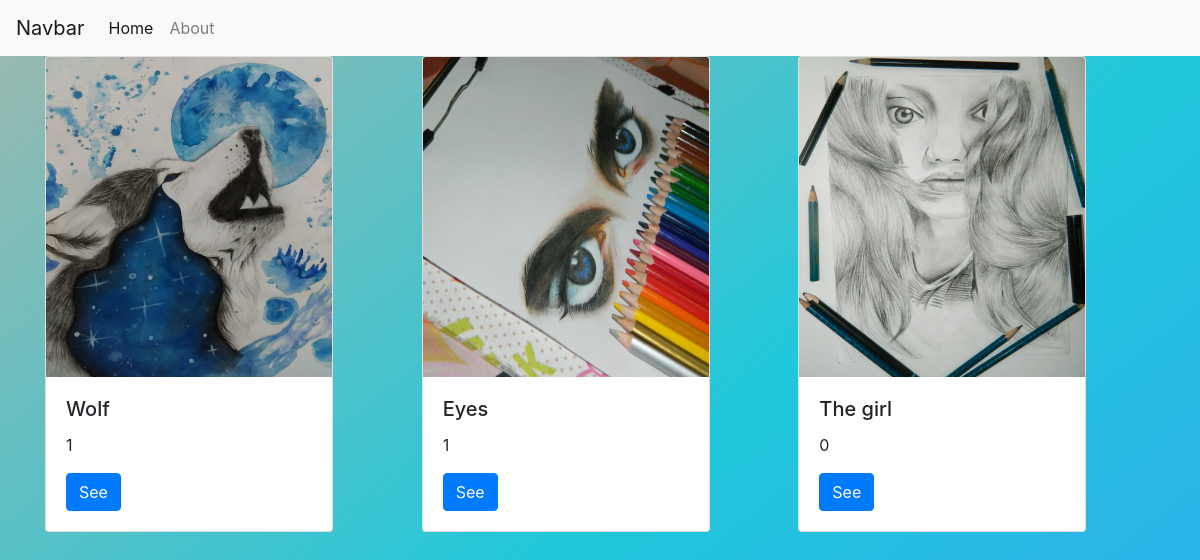
The page / on the database its author committed.
### images/models.py (models this page shows, shortened)
class ImageModel(models.Model):
	title = models.CharField(max_length=20)
	about = models.CharField(max_length=1024)
	image = models.ImageField(upload_to='paint_folder')
	num_likes = models.IntegerField(default=0)
	date_uploaded = models.DateTimeField(auto_now_add=True)
	class Meta:
	    ordering = ('-num_likes', )

### images/views.py (the view)
# urls.py: 2. Add a URL to urlpatterns:  path('', views.home, name='home')
def home(request):
	images = ImageModel.objects.all()
	return render(request,'images/home.html',{"images":images})

### images/templates/images/home.html (shortened to what this page needs)
{% load bootstrap4 %}
{% load static %}
<!DOCTYPE html>
<html>
<head>
	{% bootstrap_css %}
	<link rel="stylesheet" type="text/css" href="{% static 'images/home.css' %}">
</head>
<body>
	<nav class="navbar navbar-expand-lg navbar-light bg-light">
	  <a class="navbar-brand" href="#">Navbar</a>
	  <div class="collapse navbar-collapse" id="navbarNav">
	    <ul class="navbar-nav">
	      <li class="nav-item active">
	        <a class="nav-link" href="#">Home<span class="sr-only">(current)</span></a>
	      </li>
	      <li class="nav-item">
	        <a class="nav-link" href="{% url 'about' %}">About</a>
	      </li>
	    </ul>
	  </div>
	</nav>
	<div class="container">
		<div class="contain">
			{% for im in images %}
				<div class="card" style="width: 18rem;">
				  <img class="card-img-top" src="{{ im.image.url }}" alt="Card image cap" style="height:20rem">
				  <div class="card-body">
				    <h5 class="card-title">{{ im.title }}</h5>
				    <p class="card-text">{{ im.num_likes }}</p>
				    <a href="{% url 'image' pk=im.pk %}" class="btn btn-primary">See</a>
				  </div>
				</div>
			{% endfor %}
		</div>
	</div>
</body>
</html>

### images/static/images/home.css (style rules this page uses)
body { background: linear-gradient(141deg, #9fb8ad 0%, #1fc8db 51%, #2cb5e8 75%); height: 1000px; background-repeat: no-repeat; }
.contain { display: grid; grid-gap: 20px; grid-template-columns: repeat(auto-fill,minmax(350px,1fr)); grid-template-rows: auto; align-items: center; justify-content: center; }
.card { transition: transform 1s ease-out; }

### rows shown on the page
ImageModel: image (picture), title "Wolf", num_likes "1"
ImageModel: image (picture), title "Eyes", num_likes "1"
ImageModel: image (picture), title "The girl", num_likes "0"
